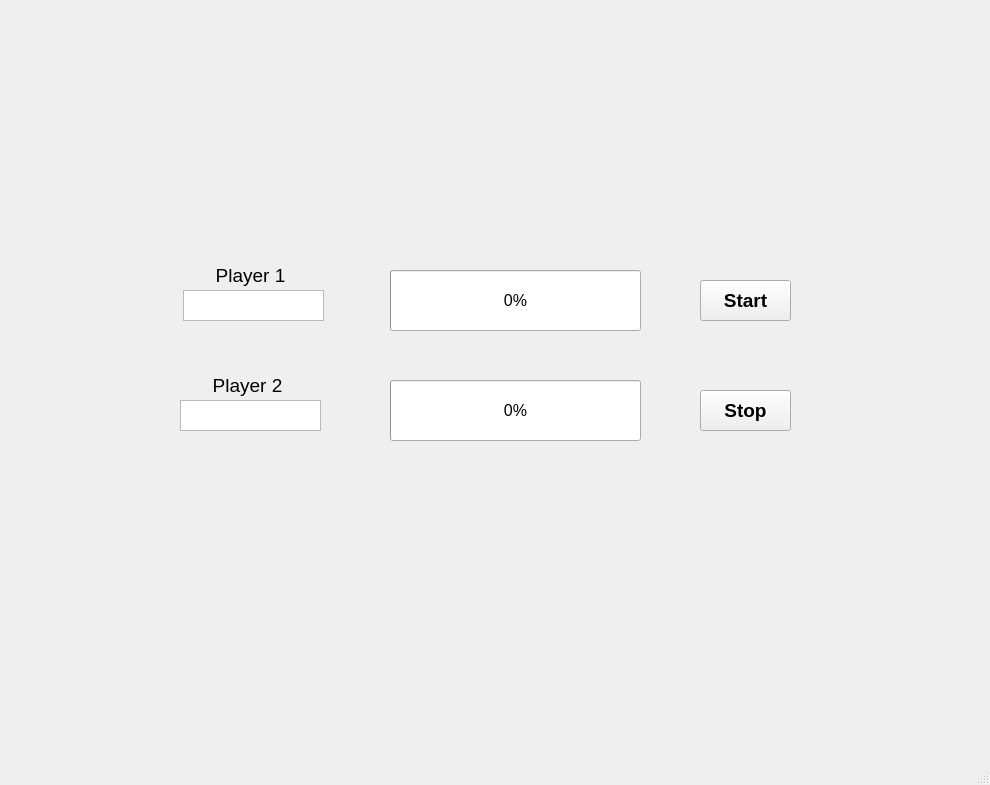
<?xml version="1.0" encoding="UTF-8"?>
<ui version="4.0">
 <class>MainWindow</class>
 <widget class="QMainWindow" name="MainWindow">
  <property name="geometry">
   <rect>
    <x>0</x>
    <y>0</y>
    <width>990</width>
    <height>785</height>
   </rect>
  </property>
  <property name="windowTitle">
   <string>MainWindow</string>
  </property>
  <widget class="QWidget" name="centralwidget">
   <property name="toolTip">
    <string>&lt;html&gt;&lt;head/&gt;&lt;body&gt;&lt;p align=&quot;center&quot;&gt;&lt;br/&gt;&lt;/p&gt;&lt;/body&gt;&lt;/html&gt;</string>
   </property>
   <widget class="QProgressBar" name="progressBar1">
    <property name="geometry">
     <rect>
      <x>390</x>
      <y>270</y>
      <width>251</width>
      <height>61</height>
     </rect>
    </property>
    <property name="font">
     <font>
      <pointsize>12</pointsize>
     </font>
    </property>
    <property name="styleSheet">
     <string notr="true"/>
    </property>
    <property name="value">
     <number>0</number>
    </property>
   </widget>
   <widget class="QProgressBar" name="progressBar2">
    <property name="geometry">
     <rect>
      <x>390</x>
      <y>380</y>
      <width>251</width>
      <height>61</height>
     </rect>
    </property>
    <property name="font">
     <font>
      <pointsize>12</pointsize>
     </font>
    </property>
    <property name="value">
     <number>0</number>
    </property>
   </widget>
   <widget class="QTextEdit" name="textEdit">
    <property name="geometry">
     <rect>
      <x>183</x>
      <y>290</y>
      <width>141</width>
      <height>31</height>
     </rect>
    </property>
   </widget>
   <widget class="QLabel" name="label">
    <property name="geometry">
     <rect>
      <x>200</x>
      <y>260</y>
      <width>101</width>
      <height>31</height>
     </rect>
    </property>
    <property name="font">
     <font>
      <pointsize>14</pointsize>
     </font>
    </property>
    <property name="text">
     <string>Player 1</string>
    </property>
    <property name="scaledContents">
     <bool>false</bool>
    </property>
    <property name="alignment">
     <set>Qt::AlignCenter</set>
    </property>
   </widget>
   <widget class="QLabel" name="label_2">
    <property name="geometry">
     <rect>
      <x>197</x>
      <y>370</y>
      <width>101</width>
      <height>31</height>
     </rect>
    </property>
    <property name="font">
     <font>
      <pointsize>14</pointsize>
     </font>
    </property>
    <property name="text">
     <string>Player 2</string>
    </property>
    <property name="alignment">
     <set>Qt::AlignCenter</set>
    </property>
   </widget>
   <widget class="QTextEdit" name="textEdit_2">
    <property name="geometry">
     <rect>
      <x>180</x>
      <y>400</y>
      <width>141</width>
      <height>31</height>
     </rect>
    </property>
   </widget>
   <widget class="QPushButton" name="startButton">
    <property name="geometry">
     <rect>
      <x>700</x>
      <y>280</y>
      <width>91</width>
      <height>41</height>
     </rect>
    </property>
    <property name="font">
     <font>
      <pointsize>14</pointsize>
      <bold>true</bold>
     </font>
    </property>
    <property name="text">
     <string>Start</string>
    </property>
   </widget>
   <widget class="QPushButton" name="stopButton">
    <property name="geometry">
     <rect>
      <x>700</x>
      <y>390</y>
      <width>91</width>
      <height>41</height>
     </rect>
    </property>
    <property name="font">
     <font>
      <pointsize>14</pointsize>
      <bold>true</bold>
     </font>
    </property>
    <property name="text">
     <string>Stop</string>
    </property>
   </widget>
  </widget>
  <widget class="QMenuBar" name="menubar">
   <property name="geometry">
    <rect>
     <x>0</x>
     <y>0</y>
     <width>990</width>
     <height>22</height>
    </rect>
   </property>
  </widget>
  <widget class="QStatusBar" name="statusbar"/>
 </widget>
 <resources/>
 <connections/>
</ui>
